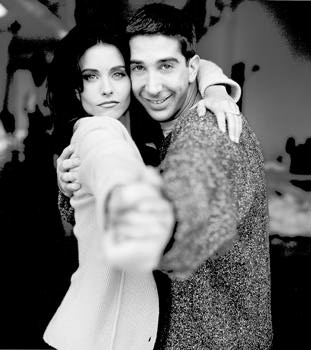
#> input picture img/ew-courtney-david.jpg, 311 x 350 px
$ jupyter execute --allow-errors main.ipynb
#> lines starting #> are read from the running program, lines starting #| are printed output that depends on the picture
### Importation des bilbliothèques

[cell 1]
import matplotlib.pyplot as plt

import numpy as np

import cv2
import time
from skimage import color, transform
from skimage.feature import hog
import imutils

import joblib

Taille de nos patches, associée à notre modèle

[cell 2]
positive_patches_shape = (62, 47)

[cell 3]
test_image = cv2.imread('img/ew-courtney-david.jpg')
#> test_image is the input picture: shape (350, 311, 3); min 0, max 253, mean 101.9

test_image = color.rgb2gray(test_image)
#> test_image: shape (350, 311) float64

# Paramètre dont on étudiera l'influence
(H_MAX, W_MAX) = (300, 600)

if test_image.shape[0] > H_MAX or test_image.shape[1] > W_MAX:
    s = min(H_MAX / test_image.shape[0], W_MAX / test_image.shape[1])
#> s = 0.857
    test_image = transform.rescale(test_image, s)
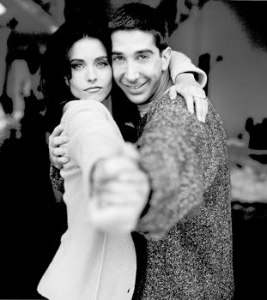
#> test_image: shape (300, 267) float64; min 0, max 0.982, mean 0.4

test_image = test_image[:150]
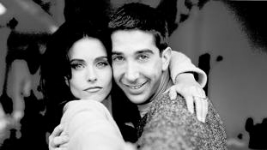
#> test_image: shape (150, 267) float64; min 0, max 0.982, mean 0.379

print("L'image étudiée est de taille {}".format(test_image.shape))
#| L'image étudiée est de taille (150, 267)

plt.imshow(test_image, cmap="gray")
plt.axis('off');

### Image pyramid, sliding window

*Momentanément, on n'utilise pas la pyramide d'images*

[cell 4]
# [11 lines left out: function pyramid, not called in this run]

[cell 5]
def sliding_window(img, patch_size, istep=4, jstep=4, scale=1.0):

    Ni, Nj = (int(scale * s) for s in patch_size)
    # La sliding window a une taille Ni*Nj

    for i in range(0, img.shape[0] - Ni, istep):
        for j in range(0, img.shape[1] - Ni, jstep):
            patch = img[i:i + Ni, j:j + Nj]
            if scale != 1:
                patch = transform.resize(patch, patch_size)
            yield (i, j), patch

### Extraction des patches

[cell 6]
indices, patches = [], []

start = time.time()

'''
pyrlayers = 0
for (i, resized) in enumerate(pyramid(test_image)):
    if resized.shape > positive_patches_shape:
        # On applique la sliding window sur la couche de la pyramide en cours
        print(resized.shape)
        pyrindices, pyrpatches = zip(*sliding_window(resized, positive_patches_shape, i+1, scale=1.0))
        indices += pyrindices
        patches += pyrpatches
        pyrlayers += 1


print("La pyramide présente {} couches.".format(pyrlayers))

'''

s = 1.0

indices, patches = zip(*sliding_window(test_image, positive_patches_shape, scale=s))
#> indices = 1144 pairs, first value 0 to 84, second value 0 to 204; patches = 1144 items

Ni, Nj = (int(s * e) for e in positive_patches_shape)

print("On a un total de {} patches.".format(len(patches)))
#| On a un total de 1144 patches.

indices = np.array(indices)


fig, axs = plt.subplots(1,6)
for i in range(6):
    axs[i].imshow(patches[i*60], cmap='gray')
    axs[i].axis('off')

fig, ax = plt.subplots()
ax.imshow(test_image, cmap='gray')
ax.axis('off')

ax.add_patch(plt.Rectangle(indices[1000], Nj, Ni, edgecolor='red', alpha=0.5, lw=3, facecolor='none'))

patches_hog = np.array([hog(patch) for patch in patches])
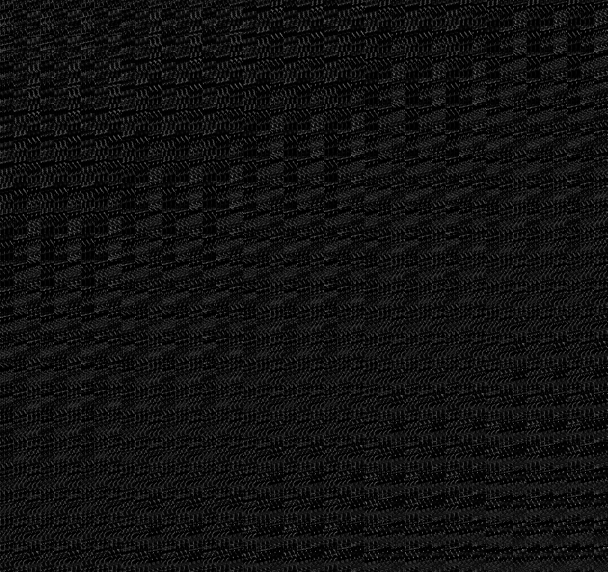
#> patches_hog: shape (1144, 1215) float64 (shown at 1/2 size); min 0, max 0.634, mean 0.0689
patches_hog.shape

print("\nTemps d'exécution: {} secondes\n".format(round(time.time()-start, 2)))
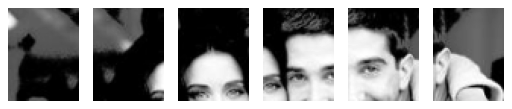
#> figure drawn by matplotlib, 6 panels
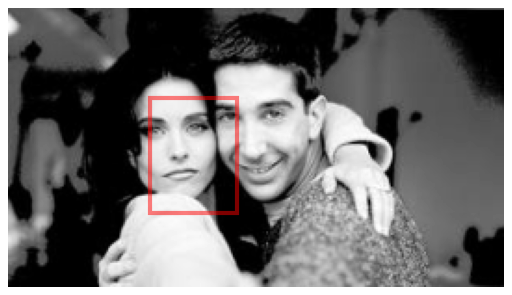
#> figure drawn by matplotlib, 1 panel

$ run again, with img/balka.jpg copied over img/ew-courtney-david.jpg
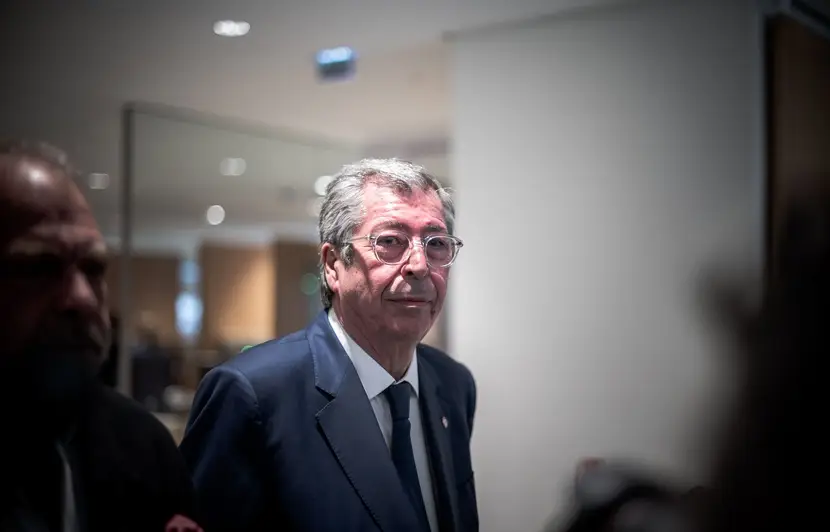
#> input picture img/balka.jpg, 830 x 532 px
#> test_image is the input picture: shape (532, 830, 3); mean B, G, R 91, 90.4, 93.8
#> `test_image = test_image[:150]`:
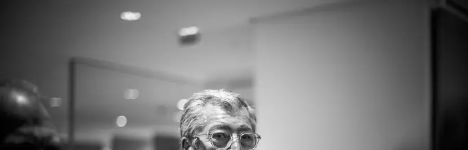
#> test_image: shape (150, 468) float64; min 0.000565, max 0.989, mean 0.451
#| L'image étudiée est de taille (150, 468)
#> indices = 2244 pairs, first value 0 to 84, second value 0 to 404; patches = 2244 items
#| On a un total de 2244 patches.
#> `[cell 6] indices, patches = [], []  start = time.time()  ''' pyrlayers..`:
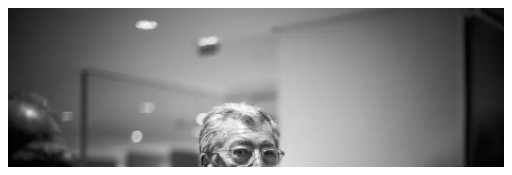
#> figure drawn by matplotlib, 1 panel

$ run again, with img/bath.jpg copied over img/ew-courtney-david.jpg
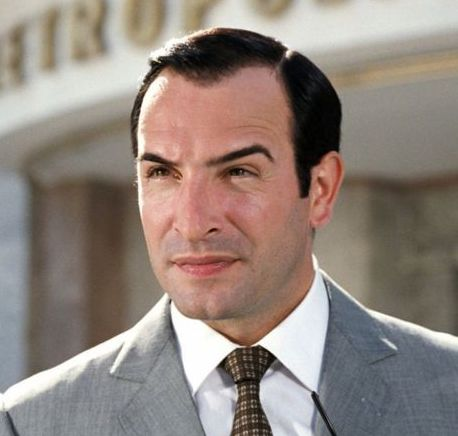
#> input picture img/bath.jpg, 458 x 436 px
#> test_image is the input picture: shape (436, 458, 3); mean B, G, R 124.4, 132.2, 144.9
#> `test_image = test_image[:150]`:
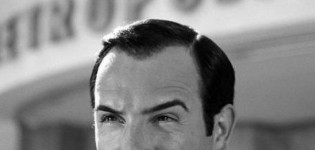
#> test_image: shape (150, 315) float64; min 0.00111, max 0.995, mean 0.52
#| L'image étudiée est de taille (150, 315)
#> indices = 1408 pairs, first value 0 to 84, second value 0 to 252; patches = 1408 items
#| On a un total de 1408 patches.
#> `[cell 6] indices, patches = [], []  start = time.time()  ''' pyrlayers..`:
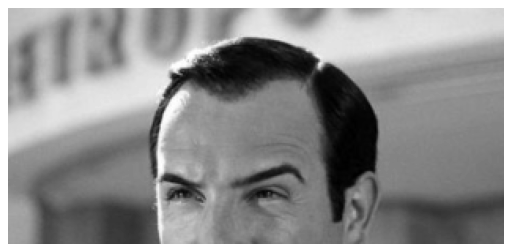
#> figure drawn by matplotlib, 1 panel

$ run again, with img/cssa.jpg copied over img/ew-courtney-david.jpg
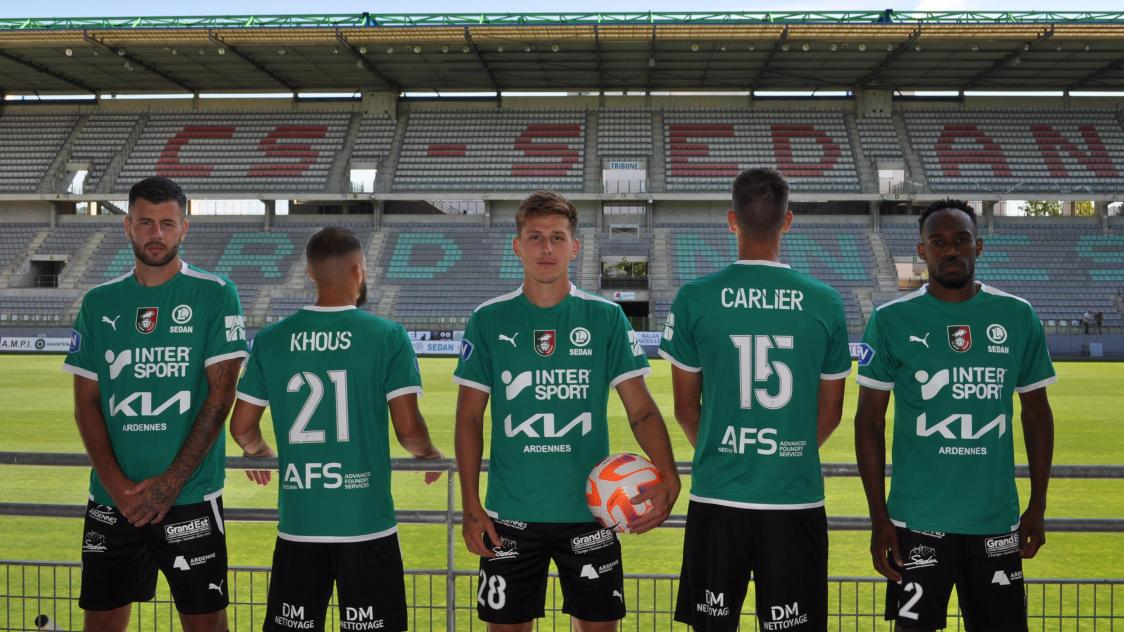
#> input picture img/cssa.jpg, 1124 x 632 px
#> test_image is the input picture: shape (632, 1124, 3); mean B, G, R 78, 92.4, 81.2
#> `test_image = test_image[:150]`:
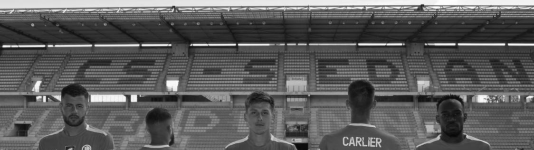
#> test_image: shape (150, 534) float64; min 0.029, max 0.999, mean 0.361
#| L'image étudiée est de taille (150, 534)
#> indices = 2596 pairs, first value 0 to 84, second value 0 to 468; patches = 2596 items
#| On a un total de 2596 patches.
#> `[cell 6] indices, patches = [], []  start = time.time()  ''' pyrlayers..`:
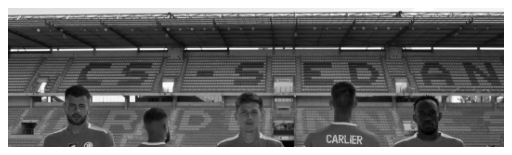
#> figure drawn by matplotlib, 1 panel
